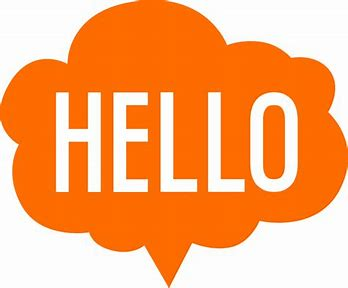
#> input picture ocr/hello.jpeg, 348 x 288 px
$ python main.py
#> lines starting #> are read from the running program, lines starting #| are printed output that depends on the picture; after the words box and inside, x2 and y2 are one past the last pixel; in counts of white or black regions, pixels touching at a corner belong together
import cv2 as cv
from PIL import Image
import numpy as np
import pytesseract


im_file = "hello.jpeg"
im = Image.open(im_file)
#> im is the input picture: PIL image 348x288 RGB; mean R, G, B 250.9, 171.5, 112.8

# invert image
image = cv.imread('hello.jpeg')
invert_image = cv.bitwise_not(image)
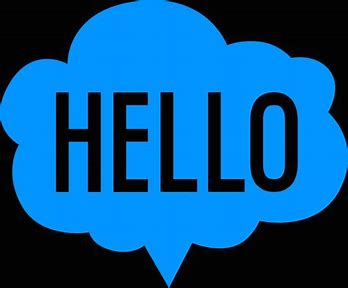
#> invert_image: shape (288, 348, 3); mean B, G, R 142.2, 83.5, 4.1
image_gray = cv.cvtColor(image , cv.COLOR_BGR2GRAY)
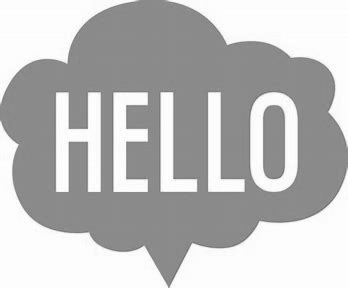
#> image_gray: shape (288, 348); min 107, max 255, mean 188.5
thresh, im_bw = cv.threshold(image_gray, 170 , 255 , cv.THRESH_BINARY)
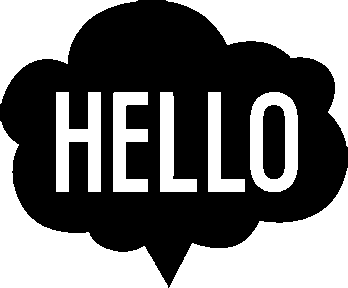
#> im_bw: shape (288, 348); 45.1% white; 9 white regions, largest, box (x1, y1, x2, y2) and area: (169, 168, 348, 288) 10241, (0, 121, 168, 288) 9749, (166, 0, 348, 147) 8320

# noise remove
kernel = np.ones((1,1), np.uint8)
nois_image = cv.dilate(im_bw, kernel , iterations=5)

cv.imshow('bitwise' , nois_image)
cv.waitKey(0)
cv.destroyAllWindows()


# [6 lines of commented-out code are left out]

$ run again, with ocr/m.jpeg copied over ocr/hello.jpeg
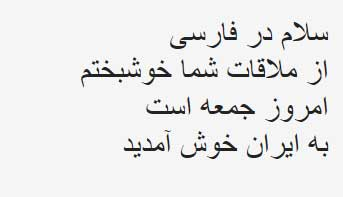
#> input picture ocr/m.jpeg, 343 x 197 px
#> im is the input picture: PIL image 343x197 RGB; mean R, G, B 235.8, 235.8, 235.7
#> `invert_image = cv.bitwise_not(image)`:
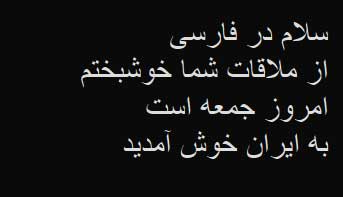
#> invert_image: shape (197, 343, 3); mean B, G, R 19.3, 19.2, 19.2
#> `thresh, im_bw = cv.threshold(image_gray, 170 , 255 , cv.THRESH_BINARY)`:
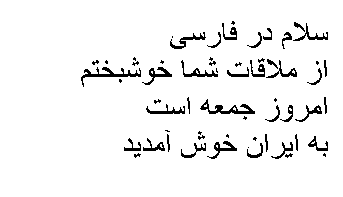
#> im_bw: shape (197, 343); 94.8% white; black in thin lines or dots, all inside (x1, y1, x2, y2) = (81, 21, 328, 159)
